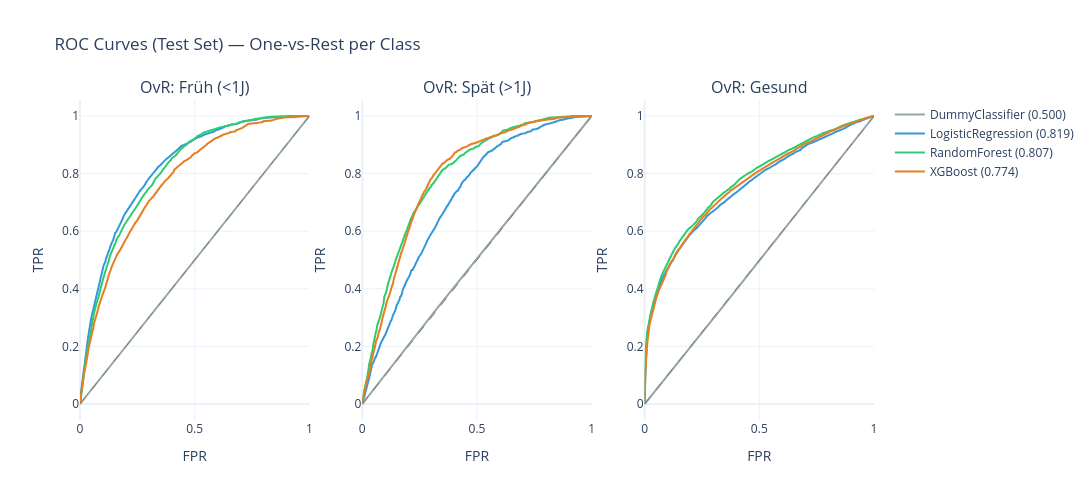

The notebook cell this image was saved under:
### Markdown cell above
# 6. ROC Curves (Test Set, Best Models)

One-vs-Rest ROC curves for each model on the test set, all in one plot per class.

### Code cell
# ── ROC Curves: All models, Macro-averaged ──
from sklearn.preprocessing import label_binarize
from sklearn.metrics import roc_curve, auc

y_test_bin = label_binarize(y_test, classes=[0, 1, 2])
class_names = ['Früh (<1J)', 'Spät (>1J)', 'Gesund']
model_colors = {
    'DummyClassifier': '#95a5a6',
    'LogisticRegression': '#3498db',
    'RandomForest': '#2ecc71',
    'XGBoost': '#e67e22',
    'TabPFN': '#e74c3c',
}

# Re-train best models and get probabilities
best_probas = {}
for model_name in MODELS.keys():
    df_model = df_results[df_results['model'] == model_name]
    best_seed = int(df_model.loc[df_model['f1_macro'].idxmax(), 'seed'])
    
    df_bal = balance_data(df_train, n_samples=N_SAMPLES, seed=best_seed)
    X_tr, y_tr = get_X_y(df_bal)
    
    if model_name == "TabPFN":
        clf = TabPFNClassifier(device='cpu', n_estimators=4)
        clf.fit(X_tr, y_tr)
    else:
        from sklearn.base import clone
        clf = clone(MODELS[model_name])
        clf.fit(X_tr, y_tr)
    
    best_probas[model_name] = clf.predict_proba(X_test)

# Plot: One subplot per class
from plotly.subplots import make_subplots

fig6 = make_subplots(rows=1, cols=3, subplot_titles=[f'OvR: {cn}' for cn in class_names])

for i, cn in enumerate(class_names):
    for model_name, proba in best_probas.items():
        fpr, tpr, _ = roc_curve(y_test_bin[:, i], proba[:, i])
        roc_auc_val = auc(fpr, tpr)
        fig6.add_trace(
            go.Scatter(x=fpr, y=tpr, mode='lines',
                       name=f'{model_name} ({roc_auc_val:.3f})',
                       line=dict(color=model_colors.get(model_name, 'grey'), width=2),
                       showlegend=(i == 0)),  # legend only on first subplot
            row=1, col=i+1
        )
    # Diagonal
    fig6.add_trace(
        go.Scatter(x=[0,1], y=[0,1], mode='lines',
                   line=dict(color='grey', width=1, dash='dash'), showlegend=False),
        row=1, col=i+1
    )

fig6.update_layout(
    title='ROC Curves (Test Set) — One-vs-Rest per Class',
    template='plotly_white', height=500, width=1600,
    legend=dict(x=1.02, y=1)
)
for i in range(3):
    fig6.update_xaxes(title_text='FPR', row=1, col=i+1)
    fig6.update_yaxes(title_text='TPR', row=1, col=i+1)

show_and_save(fig6, "benchmark_roc_curves", width=1600, height=500)

### Figure 1 — Plotly figure (JSON) as saved in the notebook; plotly's stock layout.template omitted (floating-point values rounded to 4 significant figures; data arrays with more than 128 entries replaced by an {"elided": "..."} marker saying what was removed)
{"data": [{"line": {"color": "#95a5a6", "width": 2}, "mode": "lines", "name": "DummyClassifier (0.500)", "showlegend": true, "type": "scatter", "x": [0.0, 0.3321, 1.0], "xaxis": "x", "y": [0.0, 0.3329, 1.0], "yaxis": "y"}, {"line": {"color": "#3498db", "width": 2}, "mode": "lines", "name": "LogisticRegression (0.819)", "showlegend": true, "type": "scatter", "x": {"elided": "8000 float values"}, "xaxis": "x", "y": {"elided": "8000 float values"}, "yaxis": "y"}, {"line": {"color": "#2ecc71", "width": 2}, "mode": "lines", "name": "RandomForest (0.807)", "showlegend": true, "type": "scatter", "x": {"elided": "9602 float values"}, "xaxis": "x", "y": {"elided": "9602 float values"}, "yaxis": "y"}, {"line": {"color": "#e67e22", "width": 2}, "mode": "lines", "name": "XGBoost (0.774)", "showlegend": true, "type": "scatter", "x": {"elided": "8915 float values"}, "xaxis": "x", "y": {"elided": "8915 float values"}, "yaxis": "y"}, {"line": {"color": "grey", "dash": "dash", "width": 1}, "mode": "lines", "showlegend": false, "type": "scatter", "x": [0, 1], "xaxis": "x", "y": [0, 1], "yaxis": "y"}, {"line": {"color": "#95a5a6", "width": 2}, "mode": "lines", "name": "DummyClassifier (0.503)", "showlegend": false, "type": "scatter", "x": [0.0, 0.3362, 1.0], "xaxis": "x2", "y": [0.0, 0.3423, 1.0], "yaxis": "y2"}, {"line": {"color": "#3498db", "width": 2}, "mode": "lines", "name": "LogisticRegression (0.716)", "showlegend": false, "type": "scatter", "x": {"elided": "8056 float values"}, "xaxis": "x2", "y": {"elided": "8056 float values"}, "yaxis": "y2"}, {"line": {"color": "#2ecc71", "width": 2}, "mode": "lines", "name": "RandomForest (0.793)", "showlegend": false, "type": "scatter", "x": {"elided": "9410 float values"}, "xaxis": "x2", "y": {"elided": "9410 float values"}, "yaxis": "y2"}, {"line": {"color": "#e67e22", "width": 2}, "mode": "lines", "name": "XGBoost (0.791)", "showlegend": false, "type": "scatter", "x": {"elided": "8904 float values"}, "xaxis": "x2", "y": {"elided": "8904 float values"}, "yaxis": "y2"}, {"line": {"color": "grey", "dash": "dash", "width": 1}, "mode": "lines", "showlegend": false, "type": "scatter", "x": [0, 1], "xaxis": "x2", "y": [0, 1], "yaxis": "y2"}, {"line": {"color": "#95a5a6", "width": 2}, "mode": "lines", "name": "DummyClassifier (0.499)", "showlegend": false, "type": "scatter", "x": [0.0, 0.334, 1.0], "xaxis": "x3", "y": [0.0, 0.3313, 1.0], "yaxis": "y3"}, {"line": {"color": "#3498db", "width": 2}, "mode": "lines", "name": "LogisticRegression (0.753)", "showlegend": false, "type": "scatter", "x": {"elided": "10311 float values"}, "xaxis": "x3", "y": {"elided": "10311 float values"}, "yaxis": "y3"}, {"line": {"color": "#2ecc71", "width": 2}, "mode": "lines", "name": "RandomForest (0.774)", "showlegend": false, "type": "scatter", "x": {"elided": "11549 float values"}, "xaxis": "x3", "y": {"elided": "11549 float values"}, "yaxis": "y3"}, {"line": {"color": "#e67e22", "width": 2}, "mode": "lines", "name": "XGBoost (0.761)", "showlegend": false, "type": "scatter", "x": {"elided": "11185 float values"}, "xaxis": "x3", "y": {"elided": "11185 float values"}, "yaxis": "y3"}, {"line": {"color": "grey", "dash": "dash", "width": 1}, "mode": "lines", "showlegend": false, "type": "scatter", "x": [0, 1], "xaxis": "x3", "y": [0, 1], "yaxis": "y3"}], "layout": {"annotations": [{"font": {"size": 16}, "showarrow": false, "text": "OvR: Früh (<1J)", "x": 0.1444, "xanchor": "center", "xref": "paper", "y": 1, "yanchor": "bottom", "yref": "paper"}, {"font": {"size": 16}, "showarrow": false, "text": "OvR: Spät (>1J)", "x": 0.5, "xanchor": "center", "xref": "paper", "y": 1, "yanchor": "bottom", "yref": "paper"}, {"font": {"size": 16}, "showarrow": false, "text": "OvR: Gesund", "x": 0.8556, "xanchor": "center", "xref": "paper", "y": 1, "yanchor": "bottom", "yref": "paper"}], "height": 500, "legend": {"x": 1.02, "y": 1}, "title": {"text": "ROC Curves (Test Set) — One-vs-Rest per Class"}, "width": 1600, "xaxis": {"anchor": "y", "domain": [0, 0.2889], "title": {"text": "FPR"}}, "xaxis2": {"anchor": "y2", "domain": [0.3556, 0.6444], "title": {"text": "FPR"}}, "xaxis3": {"anchor": "y3", "domain": [0.7111, 1], "title": {"text": "FPR"}}, "yaxis": {"anchor": "x", "domain": [0, 1], "title": {"text": "TPR"}}, "yaxis2": {"anchor": "x2", "domain": [0, 1], "title": {"text": "TPR"}}, "yaxis3": {"anchor": "x3", "domain": [0, 1], "title": {"text": "TPR"}}}}
